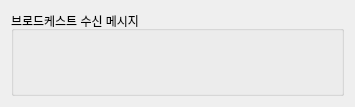
<?xml version="1.0" encoding="UTF-8"?>
<ui version="4.0">
 <class>Widget</class>
 <widget class="QWidget" name="Widget">
  <property name="geometry">
   <rect>
    <x>0</x>
    <y>0</y>
    <width>355</width>
    <height>107</height>
   </rect>
  </property>
  <property name="windowTitle">
   <string>Widget</string>
  </property>
  <layout class="QVBoxLayout" name="verticalLayout">
   <item>
    <widget class="QGroupBox" name="groupBox">
     <property name="title">
      <string>브로드케스트 수신 메시지</string>
     </property>
     <layout class="QVBoxLayout" name="verticalLayout_2">
      <item>
       <widget class="QLabel" name="recvMsg">
        <property name="text">
         <string/>
        </property>
       </widget>
      </item>
     </layout>
    </widget>
   </item>
  </layout>
 </widget>
 <layoutdefault spacing="6" margin="11"/>
 <resources/>
 <connections/>
</ui>
